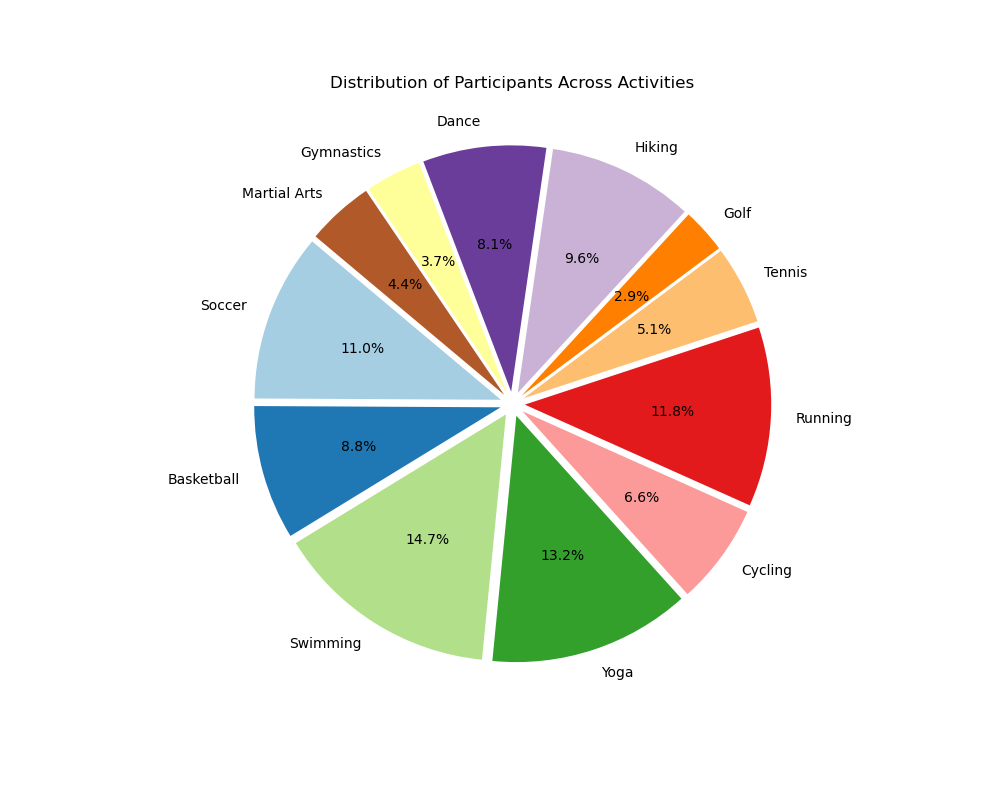

Source code (Python):

import matplotlib.pyplot as plt

# Data from the provided chart table
data = [
    {'Activity': 'Soccer', 'Number of Participants': 150},
    {'Activity': 'Basketball', 'Number of Participants': 120},
    {'Activity': 'Swimming', 'Number of Participants': 200},
    {'Activity': 'Yoga', 'Number of Participants': 180},
    {'Activity': 'Cycling', 'Number of Participants': 90},
    {'Activity': 'Running', 'Number of Participants': 160},
    {'Activity': 'Tennis', 'Number of Participants': 70},
    {'Activity': 'Golf', 'Number of Participants': 40},
    {'Activity': 'Hiking', 'Number of Participants': 130},
    {'Activity': 'Dance', 'Number of Participants': 110},
    {'Activity': 'Gymnastics', 'Number of Participants': 50},
    {'Activity': 'Martial Arts', 'Number of Participants': 60}
]

# Extracting the activities and number of participants from the data
activities = [entry['Activity'] for entry in data]
participants = [entry['Number of Participants'] for entry in data]

# Setting up colors and explode values for the pie chart
colors = plt.cm.Paired(range(len(activities)))
explode = [0.05] * len(activities)  # Slightly separate each slice

# Create the pie chart
plt.figure(figsize=(10, 8))
plt.pie(participants, labels=activities, autopct='%1.1f%%', startangle=140, colors=colors, explode=explode)

# Add a title to the chart
plt.title('Distribution of Participants Across Activities')

# Show the pie chart
plt.show()
